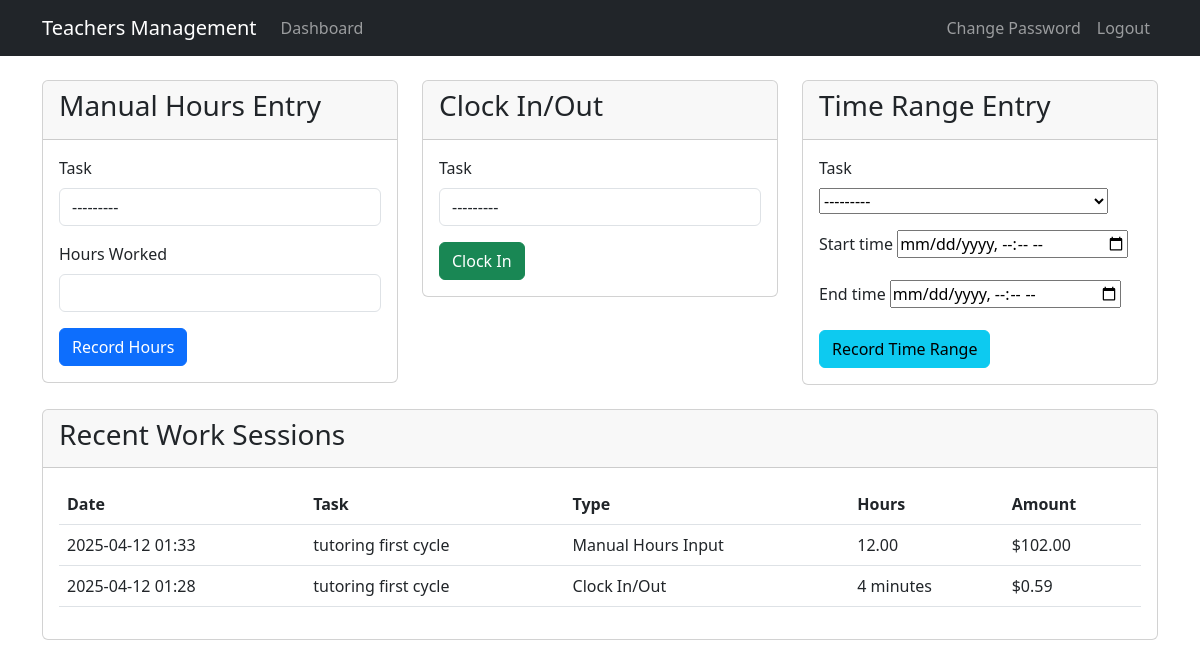
/record-work/ (signed in), run on an earlier commit of the app's database.
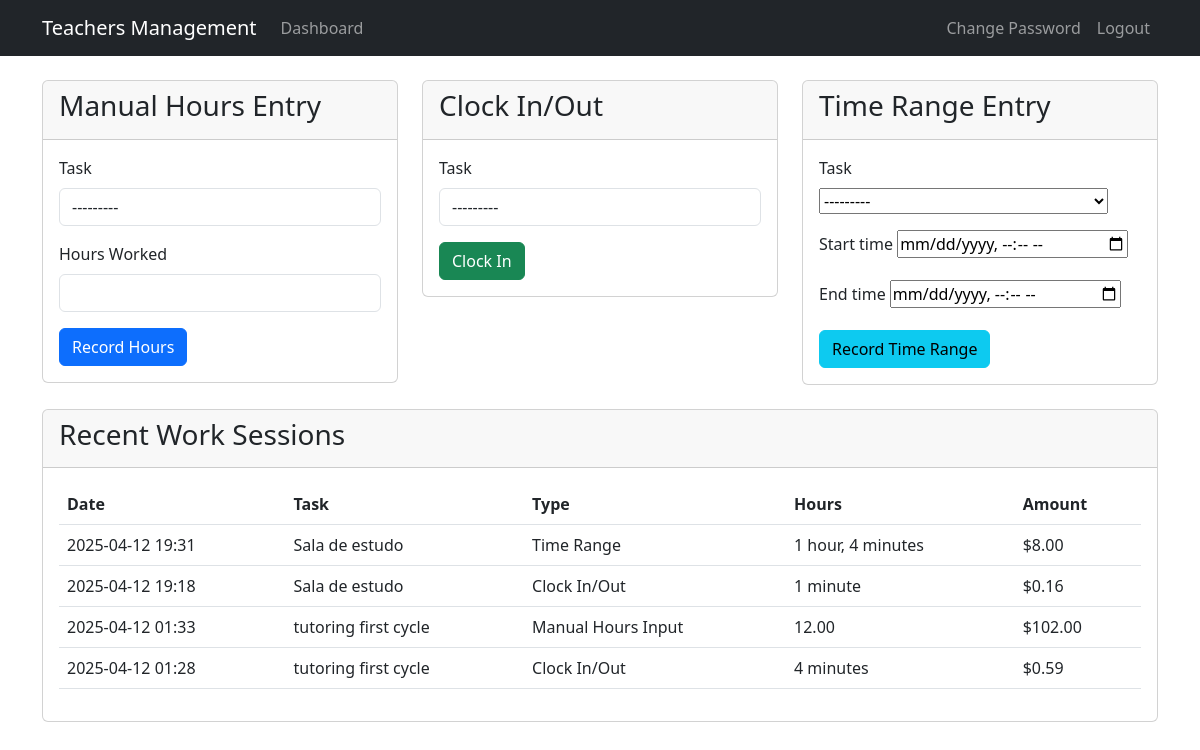
And on a later commit of the database.
### teachers_app/models.py (models this page shows, shortened)
class WorkSession(models.Model):
    ENTRY_TYPE_CHOICES = [
        ('manual', 'Manual Hours Input'),
        ('clock', 'Clock In/Out'),
        ('time_range', 'Time Range'),
    ]
    teacher = models.ForeignKey(Teacher, on_delete=models.CASCADE)
    task = models.ForeignKey(Task, on_delete=models.CASCADE)
    entry_type = models.CharField(max_length=10, choices=ENTRY_TYPE_CHOICES)
    manual_hours = models.DecimalField(max_digits=5, decimal_places=2, null=True, blank=True)
    clock_in = models.DateTimeField(null=True, blank=True)
    clock_out = models.DateTimeField(null=True, blank=True)
    start_time = models.DateTimeField(null=True, blank=True)
    end_time = models.DateTimeField(null=True, blank=True)
    created_at = models.DateTimeField(auto_now_add=True)
    total_amount = models.DecimalField(max_digits=10, decimal_places=2, null=True, blank=True)

class Task(models.Model):
    name = models.CharField(max_length=100)
    hourly_rate = models.DecimalField(max_digits=10, decimal_places=2)
    description = models.TextField(blank=True)
    created_at = models.DateTimeField(auto_now_add=True)
    updated_at = models.DateTimeField(auto_now=True)
    def __str__(self):
        return f"{self.name} (${self.hourly_rate}/hour)"

### teachers_app/views.py (the view)
# urls.py: path('record-work/', views.record_work, name='record_work'),
@login_required
@user_passes_test(is_teacher)
def record_work(request):
    if request.method == 'POST':
        entry_type = request.POST.get('entry_type')
        if entry_type == 'manual':
            form = WorkSessionManualForm(request.POST)
            if form.is_valid():
                work_session = form.save(commit=False)
                work_session.teacher = request.user.teacher
                work_session.entry_type = 'manual'
                work_session.save()
                messages.success(request, 'Work hours recorded successfully!')
                return redirect('record_work')
        elif entry_type == 'clock':
            form = WorkSessionClockForm(request.POST)
            if form.is_valid():
                work_session = form.save(commit=False)
                work_session.teacher = request.user.teacher
                work_session.entry_type = 'clock'
                work_session.clock_in = timezone.now()
                work_session.save()
                messages.success(request, 'Clock-in recorded successfully!')
                return redirect('record_work')
        elif entry_type == 'time_range':
            form = WorkSessionTimeRangeForm(request.POST)
            if form.is_valid():
                work_session = form.save(commit=False)
                work_session.teacher = request.user.teacher
                work_session.entry_type = 'time_range'
                work_session.save()
                messages.success(request, 'Work hours recorded successfully with a time range!')
                return redirect('record_work')
    else:
        manual_form = WorkSessionManualForm()
        clock_form = WorkSessionClockForm()
        time_range_form = WorkSessionTimeRangeForm()
    active_session = WorkSession.objects.filter(
        teacher=request.user.teacher,
        entry_type='clock',
        clock_out__isnull=True
    ).first()
    completed_sessions = WorkSession.objects.filter(
        teacher=request.user.teacher
    ).exclude(
        id=active_session.id if active_session else None
    ).order_by('-created_at')[:10]
    return render(request, 'record_work.html', {
        'manual_form': manual_form,
        'clock_form': clock_form,
        'time_range_form': time_range_form,
        'active_session': active_session,
        'completed_sessions': completed_sessions,
    })

### teachers_app/forms.py
class WorkSessionManualForm(forms.ModelForm):
    class Meta:
        model = WorkSession
        fields = ['task', 'manual_hours']
        widgets = {
            'task': forms.Select(attrs={'class': 'form-control'}),
            'manual_hours': forms.NumberInput(attrs={'class': 'form-control', 'step': '0.5'}),
        }
    def __init__(self, *args, **kwargs):
        super().__init__(*args, **kwargs)
        self.fields['manual_hours'].label = 'Hours Worked'

class WorkSessionClockForm(forms.ModelForm):
    class Meta:
        model = WorkSession
        fields = ['task']
        widgets = {
            'task': forms.Select(attrs={'class': 'form-control'}),
        }

### teachers_app/views.py (called while the page is built)
def is_teacher(user):
    return user.is_teacher

### templates/record_work.html (shortened to what the changed rows need)
{% extends 'base.html' %}
{% block content %}
<div class="row">
    <div class="col-md-4">
        <div class="card mb-4">
            <div class="card-body">
                <form method="post">
                    {% for field in manual_form %}
                    <div class="mb-3">
                        <label for="{{ field.id_for_label }}" class="form-label">{{ field.label }}</label>
                        {{ field }}
                    </div>
                    {% endfor %}
                </form>
            </div>
        </div>
    </div>
    <div class="col-md-4">
        <div class="card mb-4">
            <div class="card-body">
                {% if active_session %}
                <div class="alert alert-info">
                    <h5>Currently Clocked In</h5>
                    <p>Task: {{ active_session.task }}</p>
                    <p>Started: {{ active_session.clock_in }}</p>
                    <form method="post" action="{% url 'clock_out' active_session.id %}">
                        {% csrf_token %}
                        <button type="submit" class="btn btn-warning">Clock Out</button>
                    </form>
                </div>
                {% else %}
                <form method="post">
                    {% for field in clock_form %}
                    <div class="mb-3">
                        <label for="{{ field.id_for_label }}" class="form-label">{{ field.label }}</label>
                        {{ field }}
                    </div>
                    {% endfor %}
                </form>
                {% endif %}
            </div>
        </div>
    </div>
    <div class="col-md-4">
        <div class="card mb-4">
            <div class="card-body">
                <form method="post">
                    {% for field in time_range_form %}
                    <div class="mb-3">
                        <label for="{{ field.id_for_label }}" class="form-label">{{ field.label }}</label>
                        {{ field }}
                    </div>
                    {% endfor %}
                </form>
            </div>
        </div>
    </div>
    <div class="col-12">
        <div class="card">
            <div class="card-body">
                {% if completed_sessions %}
                <div class="table-responsive">
                    <table class="table">
                        <thead>
                        <tr>
                            <th>Date</th>
                            <th>Task</th>
                            <th>Type</th>
                            <th>Hours</th>
                            <th>Amount</th>
                        </tr>
                        </thead>
                        <tbody>
                        {% for session in completed_sessions %}
                        <tr>
                            <td>{{ session.created_at|date:"Y-m-d H:i" }}</td>
                            <td>{{ session.task.name }}</td>
                            <td>{{ session.get_entry_type_display }}</td>
                            <td>
                                {% if session.entry_type == 'manual' %}
                                {{ session.manual_hours }}
                                {% elif session.entry_type == 'time_range' %}
                                {{ session.end_time|timeuntil:session.start_time }}
                                {% else %}
                                {{ session.clock_out|timeuntil:session.clock_in }}
                                {% endif %}
                            </td>
                            <td>${{ session.total_amount }}</td>
                        </tr>
                        {% endfor %}
                        </tbody>
                    </table>
                </div>
                {% else %}
                <p>No recent work sessions found.</p>
                {% endif %}
            </div>
        </div>
    </div>
</div>
{% endblock %}

What changed in the data, as far as the page shows it:
added WorkSession: created_at "2025-04-12 19:31", task.name "Sala de estudo", entry_type "Time Range", end_time "1 hour, 4 minutes", total_amount "8.00"
added WorkSession: created_at "2025-04-12 19:18", task.name "Sala de estudo", entry_type "Clock In/Out", clock_out "1 minute", total_amount "0.16"
